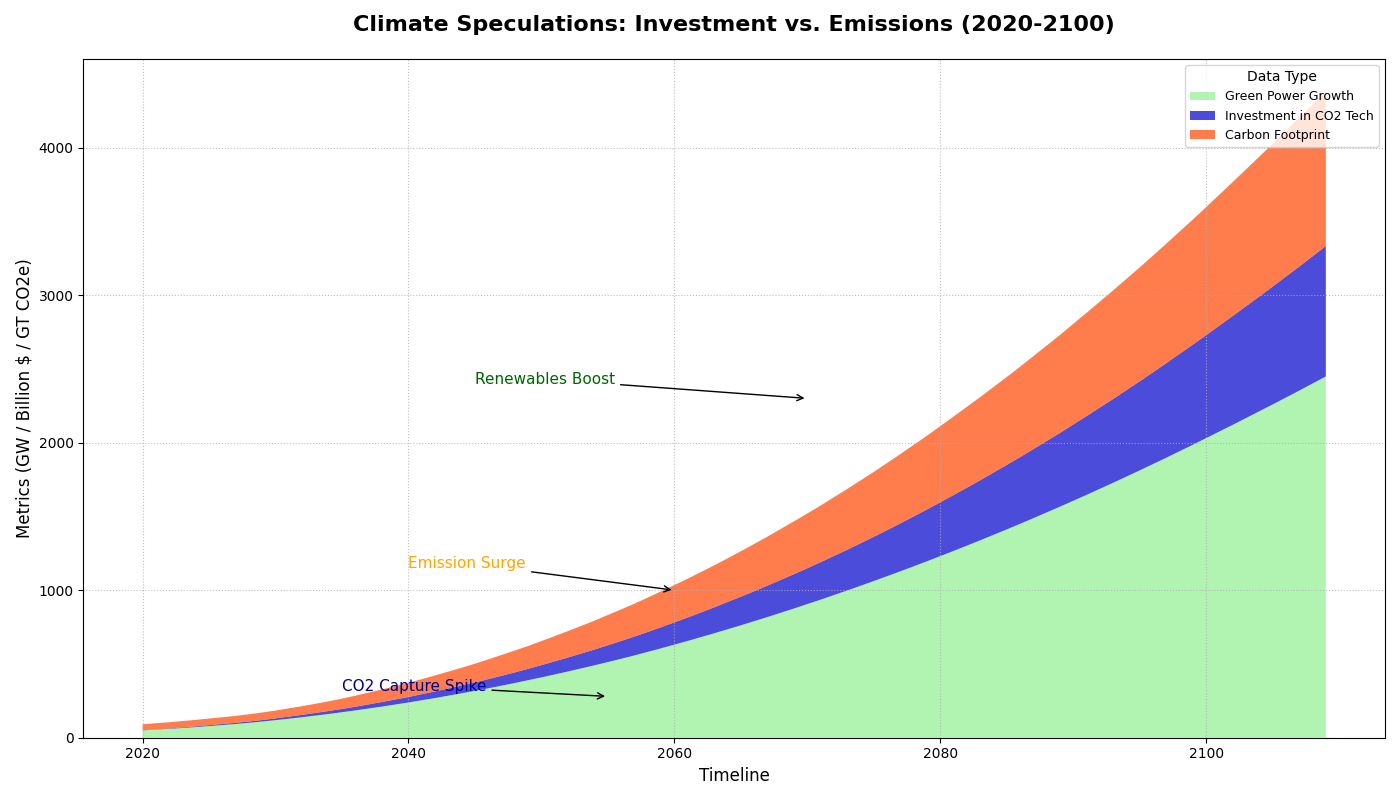

Recreate this plot in Python.
import numpy as np
import matplotlib.pyplot as plt

years = np.arange(2020, 2110)

carbon_emissions = np.array([
    40, 41, 42, 43, 44, 45, 46, 47, 49, 51, 
    53, 56, 59, 62, 66, 70, 75, 80, 85, 90, 
    96, 102, 108, 114, 120, 127, 134, 141, 148, 155, 
    163, 171, 179, 187, 196, 205, 214, 223, 233, 243, 
    253, 263, 274, 285, 296, 308, 320, 332, 345, 358, 
    371, 384, 398, 412, 426, 440, 455, 470, 485, 500, 
    516, 532, 548, 564, 580, 596, 613, 630, 647, 664, 
    682, 700, 718, 736, 754, 772, 791, 810, 829, 848, 
    868, 888, 908, 928, 948, 968, 988, 1008, 1029, 1050
])

renewable_energy = np.array([
    50, 55, 60, 66, 72, 79, 86, 93, 101, 110, 
    119, 129, 139, 150, 161, 173, 185, 198, 211, 225, 
    239, 254, 269, 285, 301, 318, 335, 353, 371, 390, 
    409, 429, 449, 470, 491, 513, 535, 558, 582, 606, 
    631, 656, 682, 708, 735, 762, 790, 818, 847, 876, 
    906, 936, 967, 998, 1030, 1062, 1095, 1128, 1162, 1196, 
    1231, 1266, 1302, 1338, 1375, 1412, 1450, 1488, 1527, 1566, 
    1606, 1646, 1687, 1728, 1770, 1812, 1855, 1898, 1942, 1986, 
    2031, 2076, 2121, 2167, 2213, 2259, 2306, 2353, 2401, 2449
])

carbon_capture_investment = np.array([
    1, 2, 3, 4, 5, 6, 7, 8, 9, 10, 
    12, 14, 16, 18, 20, 22, 25, 28, 31, 34, 
    37, 41, 45, 49, 53, 57, 62, 67, 72, 77, 
    83, 89, 95, 101, 107, 114, 121, 128, 135, 143, 
    151, 159, 167, 176, 185, 194, 203, 213, 223, 233, 
    243, 254, 265, 276, 288, 300, 312, 325, 338, 351, 
    365, 379, 393, 407, 422, 437, 452, 468, 484, 500, 
    517, 534, 551, 568, 586, 604, 622, 641, 660, 679, 
    698, 718, 738, 758, 778, 799, 820, 841, 862, 884
])

fig, ax = plt.subplots(figsize=(14, 8))

ax.stackplot(years, renewable_energy, carbon_capture_investment, carbon_emissions, 
             labels=['Green Power Growth', 'Investment in CO2 Tech', 'Carbon Footprint'], 
             colors=['#90EE90', '#0000CD', '#FF4500'], alpha=0.7)

ax.set_title('Climate Speculations: Investment vs. Emissions (2020-2100)', fontsize=16, fontweight='bold', pad=20)
ax.set_xlabel('Timeline', fontsize=12)
ax.set_ylabel('Metrics (GW / Billion $ / GT CO2e)', fontsize=12)
ax.legend(loc='upper right', title='Data Type', fontsize=9, frameon=True)
ax.grid(linestyle=':', alpha=0.8)

ax.annotate('Emission Surge', xy=(2060, 1000), xytext=(2040, 1150),
            arrowprops=dict(facecolor='orange', arrowstyle='->'),
            fontsize=11, color='orange')

ax.annotate('Renewables Boost', xy=(2070, 2300), xytext=(2045, 2400),
            arrowprops=dict(facecolor='darkgreen', arrowstyle='->'),
            fontsize=11, color='darkgreen')

ax.annotate('CO2 Capture Spike', xy=(2055, 280), xytext=(2035, 320),
            arrowprops=dict(facecolor='darkblue', arrowstyle='->'),
            fontsize=11, color='darkblue')

plt.tight_layout()
plt.show()
